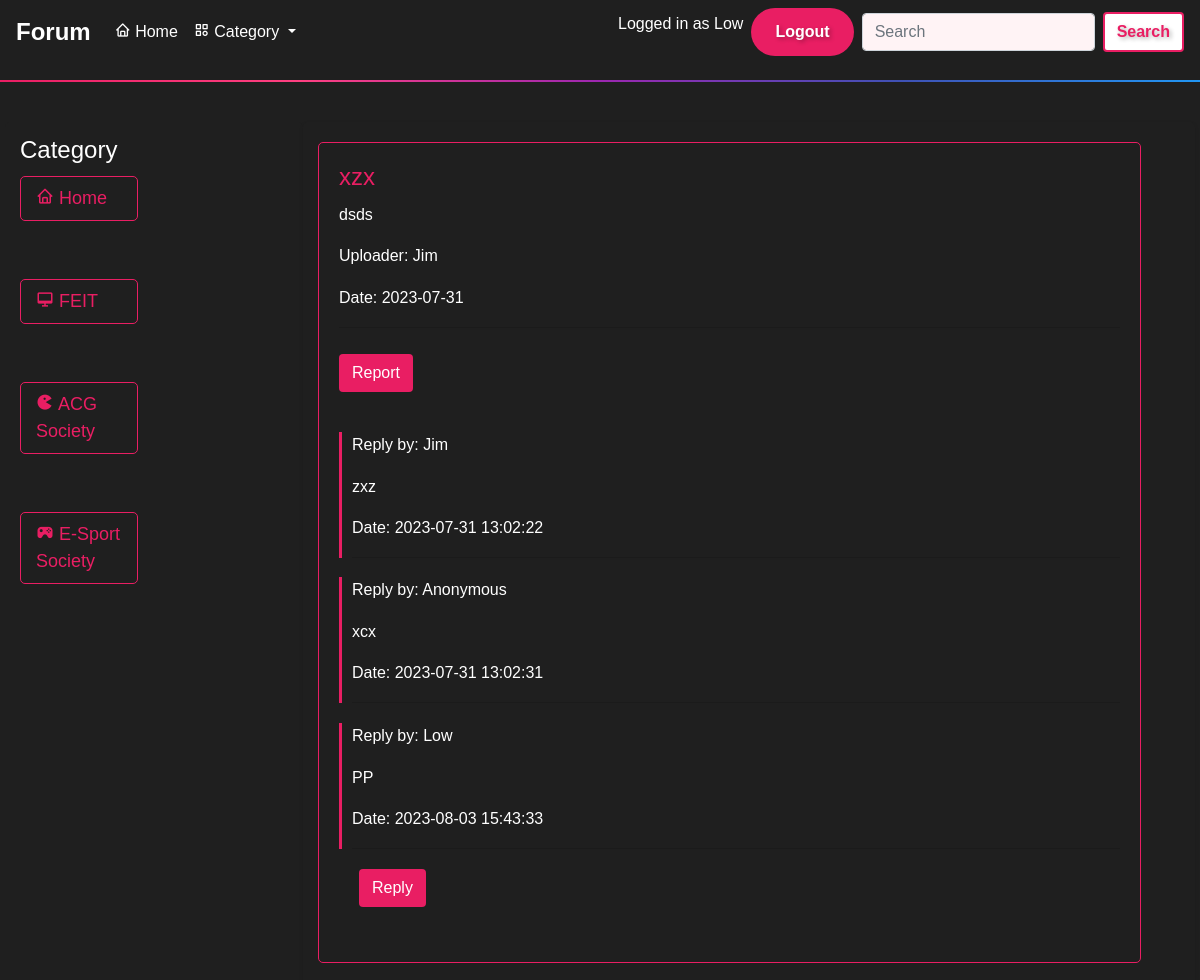
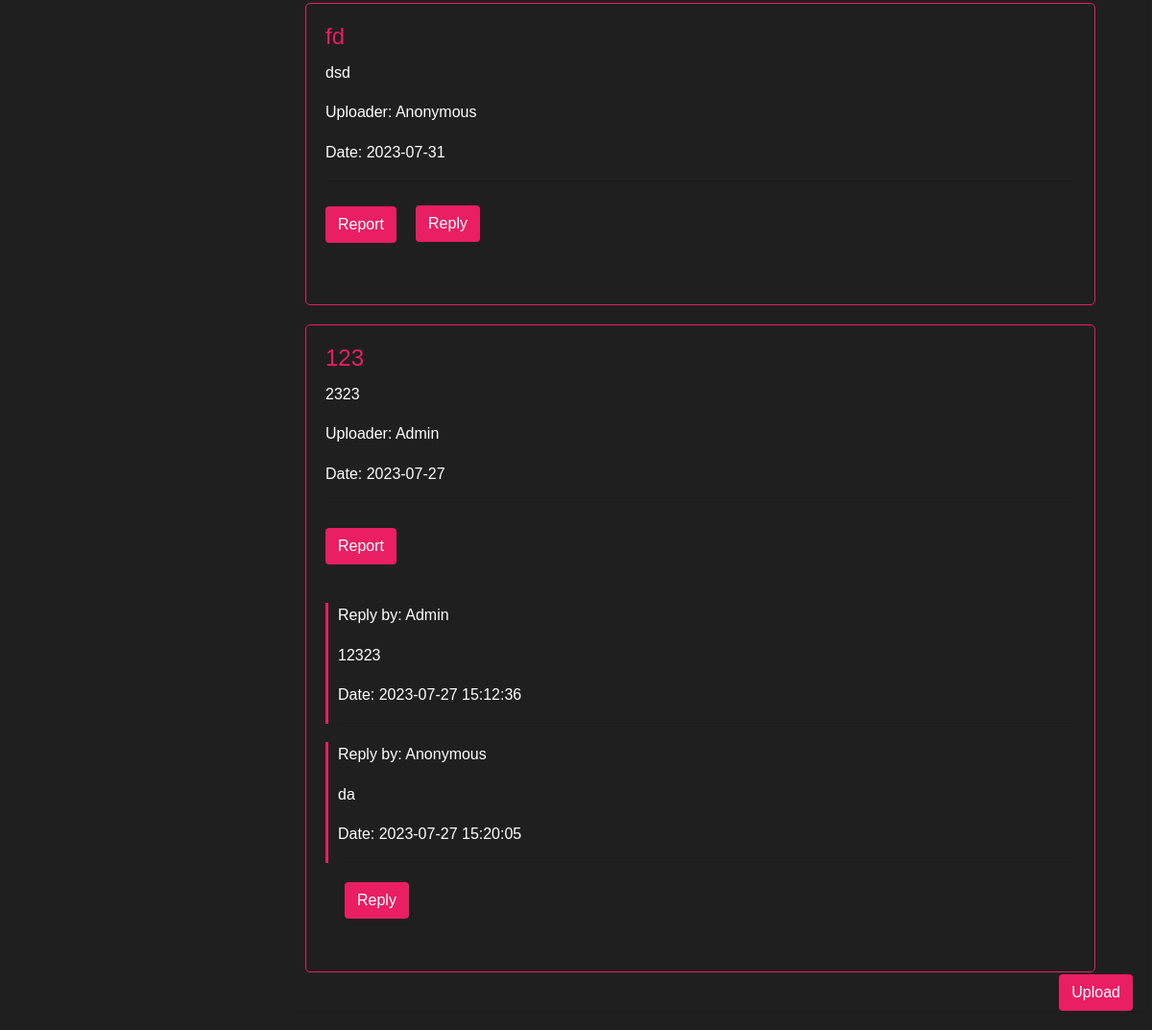
The app's page /Forum/E-Sport.php (signed in) with its own data (2 pictures, top to bottom).
### tables this page shows
CREATE TABLE `pages` (
  `id` int(11) NOT NULL,
  `title` varchar(255) NOT NULL,
  `description` text NOT NULL,
  `uploader` varchar(100) NOT NULL,
  `date` date NOT NULL,
  `page_type` varchar(50) NOT NULL
);

CREATE TABLE `esport_replies` (
  `id` int(11) NOT NULL,
  `post_id` int(11) NOT NULL,
  `content` text NOT NULL,
  `uploader` varchar(255) NOT NULL,
  `date` datetime NOT NULL,
  `anonymous` tinyint(1) DEFAULT 0
);

### Forum/E-Sport.php (the view, shortened to what this page needs)
<!DOCTYPE html>
<html lang="en">
<head>
  <link rel="stylesheet" href="css/feit.css">
  <link rel="stylesheet" href="css/esport.css">
  <link rel="stylesheet" href="https://cdn.jsdelivr.net/npm/bootstrap@4.1.3/dist/css/bootstrap.min.css">
  <link href='https://unpkg.com/boxicons@2.1.4/css/boxicons.min.css' rel='stylesheet'>
</head>
<body>
  <?php
  include "header.php";
  ?>
  <div class="pages-container">
    <div class="row">
      <div class="col-md-3">
        <form action="">
          <fieldset>
            <legend class="legend-title">Category</legend>
            <a href="home.php" class="pages-category-link"><i class='bx bx-home'></i> Home</a><br><br>
            <a href="FEIT.php" class="pages-category-link"><i class='bx bx-desktop'></i> FEIT</a><br><br>
            <a href="ACG.php" class="pages-category-link"><i class='bx bxs-game' ></i> ACG Society</a><br><br>
            <a href="E-Sport.php" class="pages-category-link"><i class='bx bxs-joystick' ></i> E-Sport Society</a>
          </fieldset>
        </form>
      </div>
      <div class="col-md-9">
        <?php
        include "config.php";
        $pageType = 'esportpage';
        $sql = "SELECT * FROM pages WHERE page_type = ? ORDER BY id DESC";
        $stmt = mysqli_prepare($connection, $sql);
        mysqli_stmt_bind_param($stmt, "s", $pageType);
        mysqli_stmt_execute($stmt);
        $result = mysqli_stmt_get_result($stmt);
        while ($row = mysqli_fetch_assoc($result)) {
          $postId = $row['id'];
          echo '<div class="esport-page">';
          echo '<h5>' . $row['title'] . '</h5>';
          echo '<p>' . $row['description'] . '</p>';
          echo '<p>Uploader: ' . $row['uploader'] . '</p>';
          echo '<p>Date: ' . $row['date'] . '</p>';
          echo '<hr>';
          echo '<a href="admin.php?postID=' . $row['id'] . '&page=' . $pageType . '" class="btn btn-report">Report</a>';
          $replySql = "SELECT * FROM esport_replies WHERE post_id = '$postId'";
          $replyResult = mysqli_query($connection, $replySql);
          while ($replyRow = mysqli_fetch_assoc($replyResult)) {
            echo '<div class="reply">';
            echo '<p>Reply by: ' . $replyRow['uploader'] . '</p>';
            echo '<p>' . $replyRow['content'] . '</p>';
            echo '<p>Date: ' . $replyRow['date'] . '</p>';
            echo '<hr>';
            echo '</div>';
          }
          echo '<a href="E-Sport_reply.php?post_id=' . $postId . '" class="btn btn-reply">Reply</a><br><br>';
          echo '</div>';
        }
        ?>
      </div>
    </div>
  </div>
  <a href="E-Sport-upload.php" class="btn btn-upload">Upload</a>
</body>
</html>

### Forum/header.php (shortened to what this page needs)
<!doctype html>
<html lang="en">
<head>
    <link rel="stylesheet" href="css/cursor.css">
    <link rel="stylesheet" href="https://cdn.jsdelivr.net/npm/bootstrap@4.1.3/dist/css/bootstrap.min.css">
    <link href='https://unpkg.com/boxicons@2.1.4/css/boxicons.min.css' rel='stylesheet'>
</head>
<body>
    <section class="header">
        <nav class="navbar navbar-expand-lg">
            <a class="navbar-brand" href="home.php">Forum</a>
            <div class="collapse navbar-collapse" id="navbarSupportedContent">
                <ul class="navbar-nav mr-auto">
                    <li class="nav-item active">
                        <a class="nav-link" href="home.php"><i class='bx bx-home'></i> Home <span class="sr-only">(current)</span></a>
                    </li>
                    <li class="nav-item dropdown">
                        <a class="nav-link dropdown-toggle" href="#" id="navbarDropdown" role="button" data-toggle="dropdown" aria-haspopup="true" aria-expanded="false">
                        <i class='bx bx-category' ></i> Category
                        </a>
                    </li>
                </ul>
                <?php if (isset($_SESSION['user_id']) && isset($_SESSION['username'])) { ?>
                    <div class="mr-2">
                        <p class="text-white">Logged in as <?php echo $_SESSION['username']; ?></p>
                    </div>
                    <div class="mr-2">
                        <a href="logout.php" class="btn btn-primary">Logout</a>
                    </div>
                <?php } ?>
                <form class="form-inline my-2 my-lg-0" action="search.php" method="GET">
                    <input class="form-control mr-sm-2" type="search" name="search_query" placeholder="Search" aria-label="Search">
                    <button class="btn btn-outline-success my-2 my-sm-0" type="submit">Search</button>
                </form>
            </div>
        </nav>
    </section>
    <hr class="divider">
</body>
</html>

### Forum/css/feit.css (style rules this page uses)
.pages-container { margin-top: 20px; padding: 20px; background-color: #1f1f1f; color: #ffffff; }
.col-md-3 { background-color: #1f1f1f; border-radius: 5px; padding: 10px; }
.pages-category-link { display: block; margin-bottom: 10px; margin-right: 150px; color: #e91e63; font-size: 18px; text-decoration: none; border: 1px solid #e91e63; padding: 8px 15px; border-radius: 5px; transition: background-color 0.3s ease, border-color 0.3s ease, color 0.3s ease, transform 0.3s ease; }
.col-md-9 { padding: 20px; background-color: #1f1f1f; border-radius: 5px; box-shadow: 0 2px 4px rgba(0, 0, 0, 0.1); }
.btn-report { display: inline-block; margin-top: 10px; margin-bottom: 20px; padding: 8px 15px; background-color: #e91e63; color: #ffffff; border: none; border-radius: 5px; font-size: 16px; text-decoration: none; transition: background-color 0.3s ease, color 0.3s ease, transform 0.3s ease; }
.reply { margin-top: 20px; margin-bottom: 20px; border-left: 3px solid #e91e63; padding-left: 10px; will-change: transform, border-color; transition: transform 0.3s ease, border-color 0.3s ease; }
.btn-reply { display: inline-block; padding: 8px 15px; background-color: #e91e63; color: #ffffff; border: none; border-radius: 5px; font-size: 16px; text-decoration: none; transition: background-color 0.3s ease, color 0.3s ease, transform 0.3s ease; margin-left: 20px; margin-bottom: 11px; }
.btn-upload { display: inline-block; position: fixed; bottom: 20px; right: 20px; padding: 10px 15px; background-color: #e91e63; color: #ffffff; border: none; border-radius: 5px; font-size: 18px; text-decoration: none; transition: transform 0.3s ease, background-color 0.3s ease; }

### Forum/css/esport.css (style rules this page uses)
.esport-page { margin-bottom: 20px; border: 1px solid #e91e63; border-radius: 5px; padding: 20px; margin-right: 40px; will-change: transform, box-shadow; transition: transform 0.3s ease, box-shadow 0.3s ease; }
.esport-page h5 { font-size: 24px; color: #e91e63; margin-bottom: 10px; }
.esport-page p { font-size: 16px; line-height: 1.6; }

### Forum/header.php (style rules this page uses)
* { cursor: none; }
body { background-color: #1f1f1f; color: #1f1f1f; font-family: "Arial", sans-serif; }
.header { z-index: 100; }
.navbar { background-color: #1f1f1f; color: #ffffff; }
.navbar-brand { color: #ffffff; font-size: 24px; font-weight: bold; }
.navbar-nav .nav-link { color: #ffffff; }
.form-control { background-color: #fff3f5; color: #1f1f1f; }
.btn-primary { background-color: #e91e63; color: #ffffff; border: none; font-weight: bold; padding: 12px 24px; border-radius: 50px; text-shadow: 2px 2px 4px rgba(0, 0, 0, 0.3); }
.btn-outline-success { background-color: #ffffff; color: #e91e63; border: 2px solid #e91e63; font-weight: bold; text-shadow: 2px 2px 4px rgba(0, 0, 0, 0.3); }
.divider { border: none; height: 2px; background: linear-gradient(to right, #e91e63, #ff4081, #9c27b0, #3f51b5, #2196f3); }

### records on screen
pages: title "xzx", description "dsds", uploader "Jim", date "2023-07-31"
esport_replies: uploader "Jim", content "zxz", date "2023-07-31 13:02:22"
esport_replies: uploader "Anonymous", content "xcx", date "2023-07-31 13:02:31"
esport_replies: uploader "Low", content "PP", date "2023-08-03 15:43:33"
pages: title "fd", description "dsd", uploader "Anonymous", date "2023-07-31"
pages: title "123", description "2323", uploader "Admin", date "2023-07-27"
esport_replies: uploader "Admin", content "12323", date "2023-07-27 15:12:36"
esport_replies: uploader "Anonymous", content "da", date "2023-07-27 15:20:05"

### other values on screen
$_SESSION['username'] "Low"
